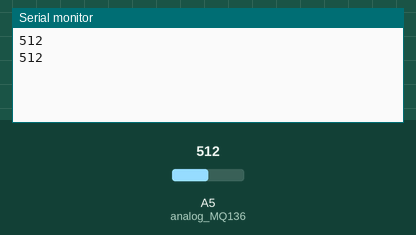
Recording of a sketch running on a simulated Arduino Uno, built with avr-gcc and run on an emulated ATmega328P. Parts: the last lines printed to the serial monitor. The inputs (shaded band) are chosen by the test bench; at power-on: A5 (analog_MQ136) = 512.

Above: at 1.8 s.
1.9 s: A5 (analog_MQ136) set to 716
At 2.8 s:
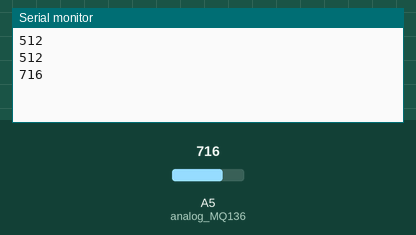
3.4 s: A5 (analog_MQ136) set to 900
At 4.3 s:
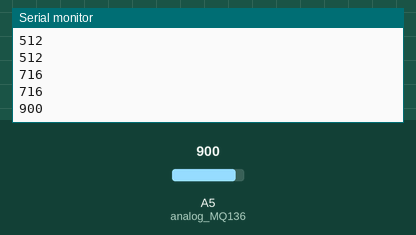
Timing chart, 0 to 6.4 s (numbered marks = the images above; inputs shaded):
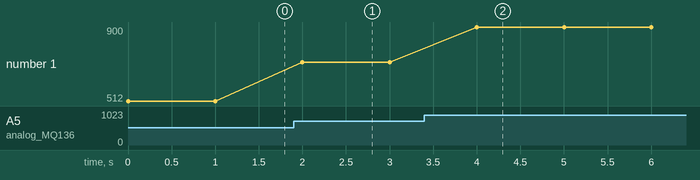

The sketch:

main.ino
```cpp
// mq136 and mg811 and mq137
// VCC - +5V
// GND
// AO - A5
// DO - 4
int analog_MQ136=A5;  //MQ136 Hydrogen Sulfide sensor
//const int digital_pin=4;
// the setup routine runs once when you press reset:
void setup() {
  // initialize the digital pin as an output.
  pinMode(analog_MQ136, INPUT);
//  pinMode(digital_pin,INPUT);
  Serial.begin(9600);
}

// the loop routine runs over and over again forever:
void loop() {
  int x;

  x=analogRead(analog_MQ136);  //read the sensor
//x=digitalRead(digital_pin);

  //Serial.print("mq136:");
  Serial.println(x);//1 when connet to DO and // 136 ....126... 112.. when connect to A5(mq136)
  // for mg811 // 0 when connet to DO and // 19.. 20.. when connect to A5.
  // for mq137 // 1 when connect to DO and // 284.. when connect to A5.

  delay(1000);
}

// for mq811 the min value 250 and max value 1000  threshold min value=250;
```

Measured:
- after the input at 1.9 s, the serial monitor: prints a new line after 0.10 s (image 1)
- after the input at 3.4 s, the serial monitor: prints a new line after 0.60 s (image 2)
- plotted number 1: 512 → 716 after the input at 1.9 s, 716 → 900 after the input at 3.4 s
